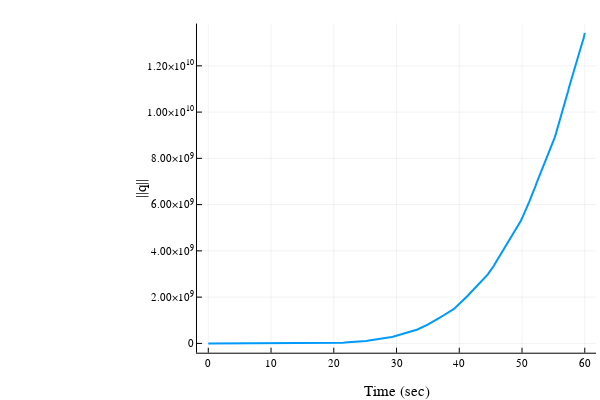

Source (notebook cell):
### Code cell
#Plot the error in the quaternion norm vs. time
qnorm = zeros(length(sol_q.t))
for k = 1:length(sol_q.t)
    
    # calculate the norm of each quaternion 
    qnorm[k] = norm(sol_q(k)) 
    
end

plot(sol_q.t,qnorm,xlabel="Time (sec)",ylabel="||q||",label="",lw=2)

### Figure 1 — Plotly figure (JSON) as saved in the notebook; plotly's stock layout.template omitted (floating-point values rounded to 4 significant figures; data arrays with more than 128 entries replaced by an {"elided": "..."} marker saying what was removed)
{"data": [{"colorbar": {"title": ""}, "legendgroup": "", "line": {"color": "rgba(0, 154, 250, 1.000)", "dash": "solid", "shape": "linear", "width": 2}, "mode": "lines", "name": "", "showlegend": false, "type": "scatter", "x": {"elided": "296 float values"}, "xaxis": "x", "y": {"elided": "296 float values"}, "yaxis": "y", "zmax": null, "zmin": null}], "layout": {"annotations": [], "height": 400, "legend": {"bgcolor": "rgba(255, 255, 255, 1.000)", "bordercolor": "rgba(0, 0, 0, 1.000)", "borderwidth": 1, "font": {"color": "rgba(0, 0, 0, 1.000)", "family": "sans-serif", "size": 11}, "title": {"font": {"color": "rgba(0, 0, 0, 1.000)", "family": "sans-serif", "size": 15}, "text": ""}, "tracegroupgap": 0, "traceorder": "normal", "x": 1, "xanchor": "auto", "y": 1, "yanchor": "auto"}, "margin": {"b": 20, "l": 0, "r": 0, "t": 20}, "paper_bgcolor": "rgba(255, 255, 255, 1.000)", "plot_bgcolor": "rgba(255, 255, 255, 1.000)", "showlegend": true, "width": 600, "xaxis": {"anchor": "y", "domain": [0.3283, 0.9934], "gridcolor": "rgba(0, 0, 0, 0.100)", "gridwidth": 0.5, "linecolor": "rgba(0, 0, 0, 1.000)", "mirror": false, "range": [-1.8, 61.8], "showgrid": true, "showline": true, "showticklabels": true, "tickangle": 0, "tickcolor": "rgb(0, 0, 0)", "tickfont": {"color": "rgba(0, 0, 0, 1.000)", "family": "sans-serif", "size": 11}, "tickmode": "array", "ticks": "inside", "ticktext": ["0", "10", "20", "30", "40", "50", "60"], "tickvals": [0, 10, 20, 30, 40, 50, 60], "title": "Time (sec)", "titlefont": {"color": "rgba(0, 0, 0, 1.000)", "family": "sans-serif", "size": 15}, "type": "-", "visible": true, "zeroline": false, "zerolinecolor": "rgba(0, 0, 0, 1.000)"}, "yaxis": {"anchor": "x", "domain": [0.07581, 0.9902], "gridcolor": "rgba(0, 0, 0, 0.100)", "gridwidth": 0.5, "linecolor": "rgba(0, 0, 0, 1.000)", "mirror": false, "range": [-402800000.0, 13830000000.0], "showgrid": true, "showline": true, "showticklabels": true, "tickangle": 0, "tickcolor": "rgb(0, 0, 0)", "tickfont": {"color": "rgba(0, 0, 0, 1.000)", "family": "sans-serif", "size": 11}, "tickmode": "array", "ticks": "inside", "ticktext": ["0", "2.00×10<sup>9</sup>", "4.00×10<sup>9</sup>", "6.00×10<sup>9</sup>", "8.00×10<sup>9</sup>", "1.00×10<sup>10</sup>", "1.20×10<sup>10</sup>"], "tickvals": [0, 2000000000, 4000000000, 6000000000, 8000000000, 10000000000, 12000000000], "title": "||q||", "titlefont": {"color": "rgba(0, 0, 0, 1.000)", "family": "sans-serif", "size": 15}, "type": "-", "visible": true, "zeroline": false, "zerolinecolor": "rgba(0, 0, 0, 1.000)"}}}
